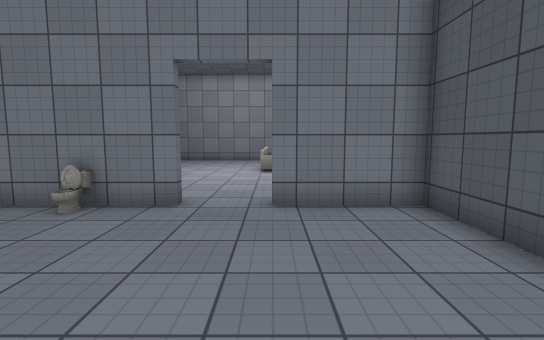
View 1 (above)

15 first-person views from a walk through a Unity game level. The camera is 1.4 m above the floor, tilts 6° down and sees 85° across. The floor is counted in squares, 1 m on a side. Each view is taken from the middle of a square. On the plan, view 1 faces up. The plan holds only what a view shows up to about 14 squares ahead; the rest is blank. The player character is not drawn. Some surface patterns are stand-ins.

View 2
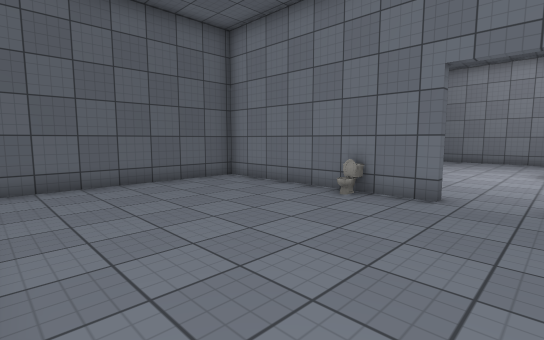

View 3
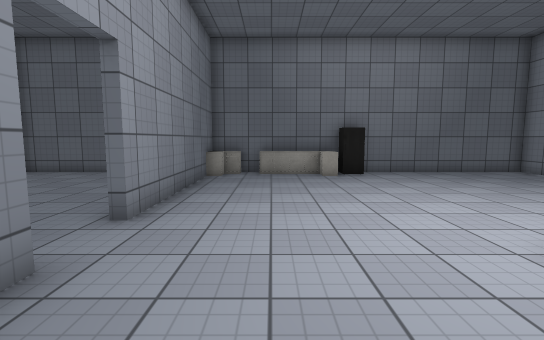

View 4
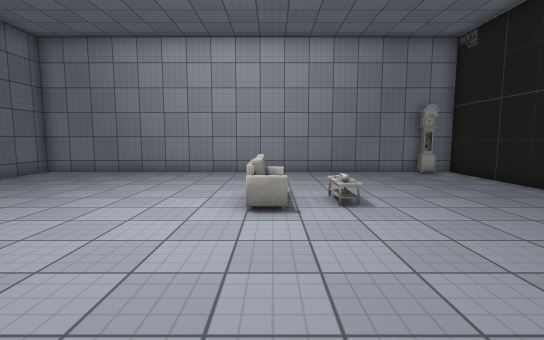

View 5
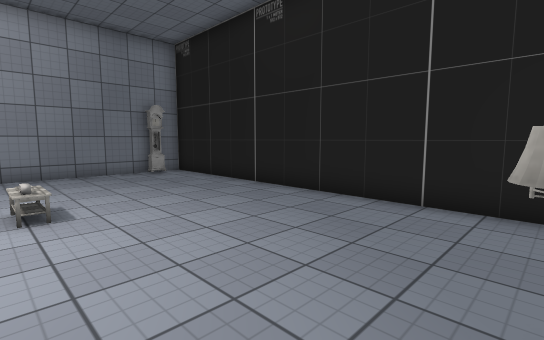

View 6
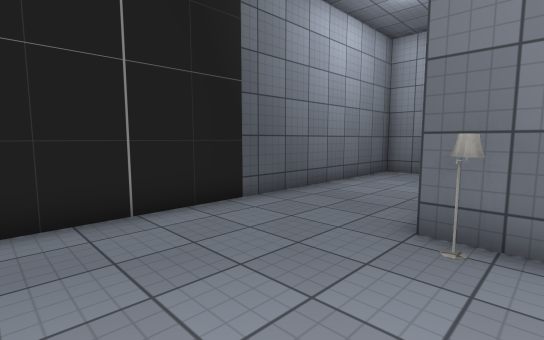

View 7
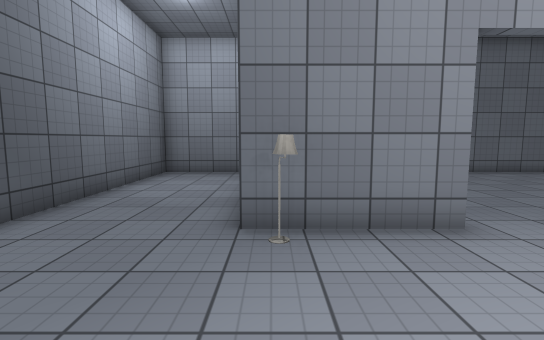

View 8
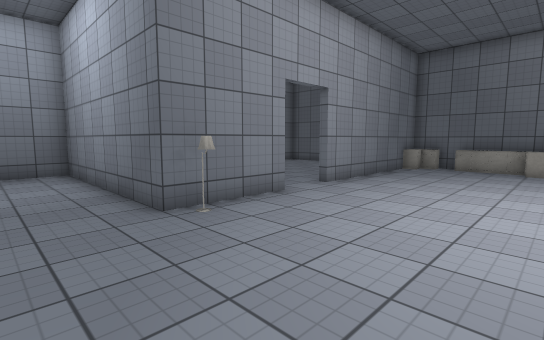

View 9
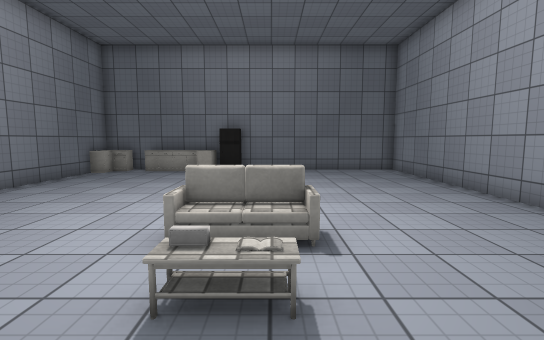

View 10
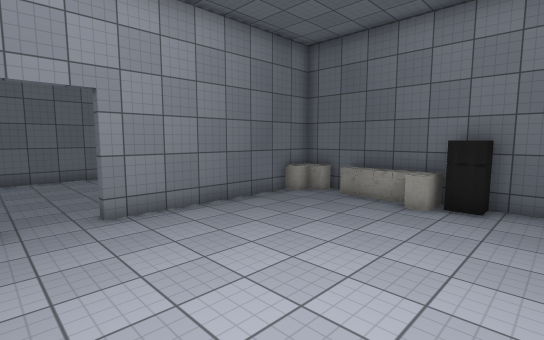

View 11
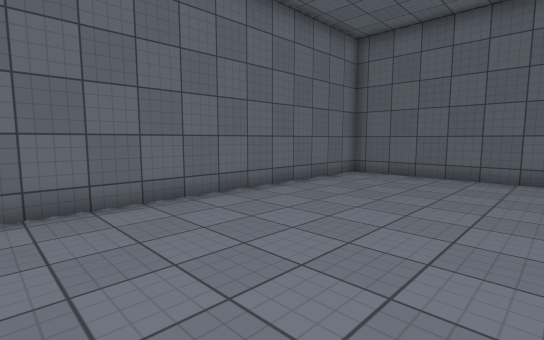

View 12
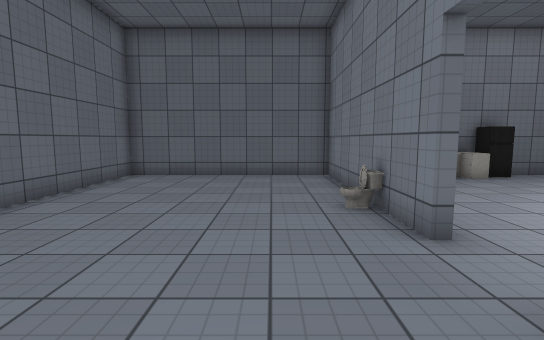

View 13
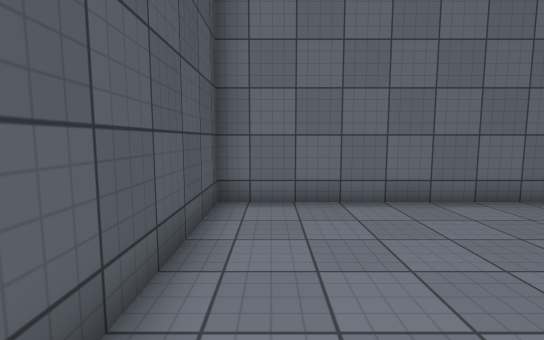

View 14
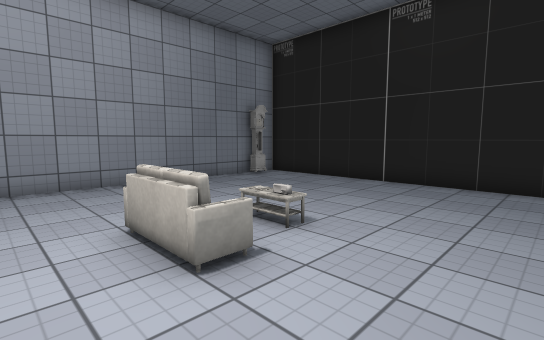

View 15
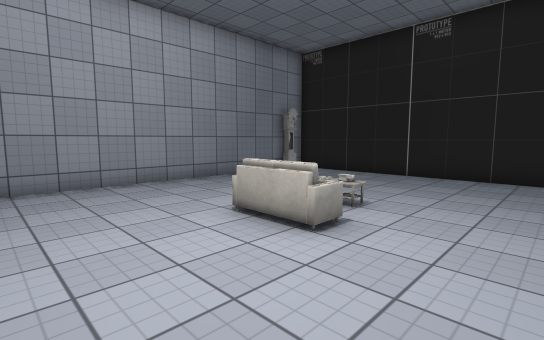

### Floor plan
Points are (right, up) in squares from view 1. A wall is a line through its corners. A room is listed if a view was taken in it or the views show most of it. See-through windows are left out.
Room 1 (views 1, 2, 3, 4, 5, 6, 7, 8, 9, 10, 11, 12, 13, 14, 15)
walls: (-0.1, 6.5) (3.5, 6.5) (3.5, -1.5) (7.5, -1.5) (7.5, 19.5) (-9.5, 19.5) (-9.5, 6.5) (-2, 6.5) (-2, 6.2) (-9.5, 6.2) (-9.5, -1.5) (3.2, -1.5) (3.2, 6.2) (0, 6.2)
objects: other object (-9, 7) to (-8, 7); other object (-9, 9); other object (-9, 10); other object (-9, 11) to (-8, 11); other object (-9, 12); other object (-4, 6); other object (0, 13); other object (3, 7); other object (6, 19)

Where each view was taken, in squares from view 1:
view 1: 0 up, 0 right, facing up
view 2: 1 down, 0 right, facing up-left
view 3: 9 up, 3 right, facing left
view 4: 7 up, 0 right, facing up
view 5: 7 up, 1 right, facing up-right
view 6: 11 up, 2 right, facing down-right
view 7: 11 up, 3 right, facing down
view 8: 12 up, 6 right, facing down-left
view 9: 14 up, 4 right, facing left
view 10: 14 up, 0 right, facing down-left
view 11: 5 up, 2 right, facing down-left
view 12: 4 up, 2 right, facing left
view 13: 5 up, 2 right, facing down
view 14: 10 up, 2 left, facing up-right
view 15: 10 up, 4 left, facing up-right
